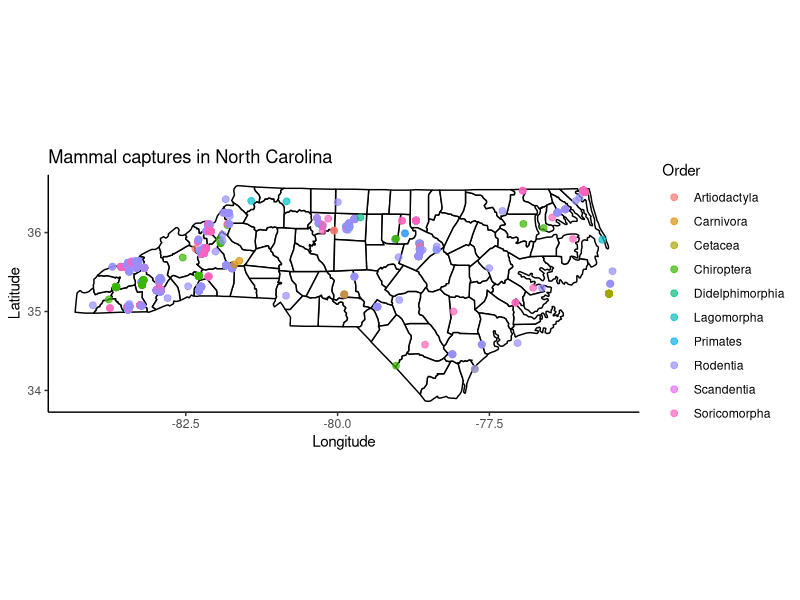

This chart was generated by the following R code:
# Map building in RStudio

# ---------------------------------------------------------------------------- #
## OBJECTIVES:
# 1. Understand when and why we may want to use R to build maps
# 2. Understand that there are many different ways to map spatial data within RStudio framework
# 3. Use packages such as maps and ggplot to map spatial data 
# 4. To learn how to find and import environmental spatial data sets


# MAPPING SPECIMEN OCCURRENCE DATA ------------------------------------------

# In this section, we are going to learn how to find and plot mammal occurrence
# data from North Carolina. First, we need to find a dataset to download. 

# To find an appropriate dataset, I queried the opensource museum data sharing
# platform Arctos (arctos.org) to gather mammal records North Carolina.
# Here is the link to the website: https://arctos.database.museum/

# It is free to make an account and search+download records, but I shared a csv 
# file in the the email I sent out for those who do not have an account already 
# made. 

# To filter the records, I specified "Mammalia" in the "Any taxon, ID, common name"
# box within the Identification field, and "North Carolina" in the "state_prov" 
# within the Place field

# Once we have the csv file saved in our UNCG_DataWrangling folder on our 
# desktops, we will need to begin cleaning the file to make it easier to work with

# LOAD REQUIRED PACKAGES
library(tidyverse)
library(ggplot2)
library(maps)
library(sf)
library(dplyr)

# Read in the data
mammal_data <- read.csv("NC_mamm_data.csv")

# Check data
colnames(mammal_data)
unique(mammal_data$locality) #238 unique localities
unique(mammal_data$genus) #50 unique genera
unique(mammal_data$order) #15 unique orders - for the sake of this assignment, we will plot specimens groupped by color 

# Remove the 'USE_LICENSE_URL' column because it is not needed for plotting
mammal_data <- mammal_data %>%
  select(-USE_LICENSE_URL)

# Rename remaining columns
colnames(mammal_data) <- c("country", "state", "locality", "date", "lat", "long", "sex", "life_stage", "genus", "order", "family")

# Clean NA values from specified columns
clean_data <- mammal_data %>%
  drop_na(long, lat, locality, genus)

# Get North Carolina county map
nc_map <- map_data("county", region = "north carolina")

# Create the combined map
ggplot() +
  geom_polygon(data = nc_map,
               aes(x = long, y = lat, group = group),
               fill = "white",
               color = "black") +
  geom_point(data = clean_data,
             aes(x = long, y = lat, color = order),
             size = 2,
             alpha = 0.7) +
  coord_fixed(1.3) +
  theme_classic() +
  labs(title = "Mammal captures in North Carolina",
       x = "Longitude",
       y = "Latitude",
       color = "Order")


# MAPPING SPECIES RICHNESS ------------------------------------------------

# Using the same csv we used for our map above, we can create a map that colors counties along a gradient based on species richness 


# convert data from the csv to an sf file using st_as_sf() function 
